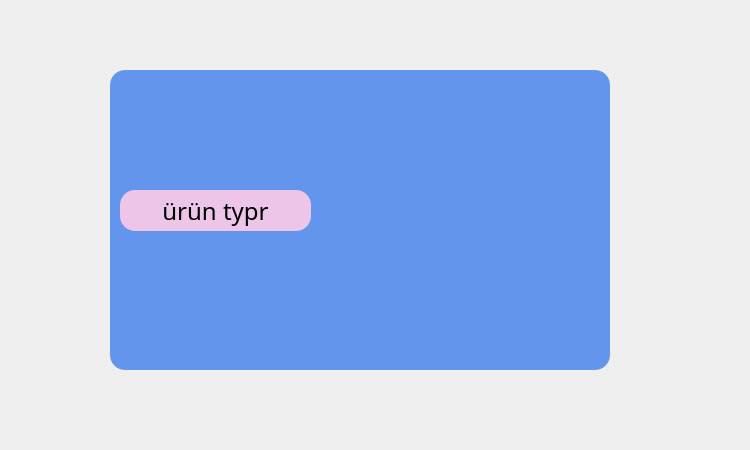
<?xml version="1.0" encoding="UTF-8"?>
<ui version="4.0">
 <class>product</class>
 <widget class="QWidget" name="product">
  <property name="geometry">
   <rect>
    <x>0</x>
    <y>0</y>
    <width>750</width>
    <height>450</height>
   </rect>
  </property>
  <property name="windowTitle">
   <string>Form</string>
  </property>
  <property name="styleSheet">
   <string notr="true">*{
font-family:century gothic;
font-size:24px;
}
QStackedWidget{
border-radius:15px;
background:#6495ed;
}

#product{
background:url(:/image/icon/background-2.png);
}
QPushButton{
background:#ecc5e9;
border-radius:15px;

}
QPushButton:hover{
color:#333;
border-radius:15px;
background:white;
}


QLabel{
color:white;
}
</string>
  </property>
  <widget class="QStackedWidget" name="stackedWidget">
   <property name="geometry">
    <rect>
     <x>110</x>
     <y>70</y>
     <width>500</width>
     <height>300</height>
    </rect>
   </property>
   <property name="layoutDirection">
    <enum>Qt::LeftToRight</enum>
   </property>
   <property name="currentIndex">
    <number>0</number>
   </property>
   <widget class="QWidget" name="page_product_type">
    <widget class="QPushButton" name="pushButton_product_type">
     <property name="geometry">
      <rect>
       <x>10</x>
       <y>120</y>
       <width>191</width>
       <height>41</height>
      </rect>
     </property>
     <property name="text">
      <string>ürün typr</string>
     </property>
    </widget>
   </widget>
   <widget class="QWidget" name="page_2_product_color">
    <widget class="QPushButton" name="pushButton_2_product_color">
     <property name="geometry">
      <rect>
       <x>20</x>
       <y>120</y>
       <width>171</width>
       <height>41</height>
      </rect>
     </property>
     <property name="text">
      <string>ürün rengi</string>
     </property>
    </widget>
   </widget>
   <widget class="QWidget" name="page_3_product_number">
    <widget class="QPushButton" name="pushButton_3_product_number">
     <property name="geometry">
      <rect>
       <x>20</x>
       <y>110</y>
       <width>161</width>
       <height>41</height>
      </rect>
     </property>
     <property name="text">
      <string>ürün adedi </string>
     </property>
    </widget>
   </widget>
  </widget>
 </widget>
 <resources>
  <include location="icon.qrc"/>
 </resources>
 <connections/>
</ui>
